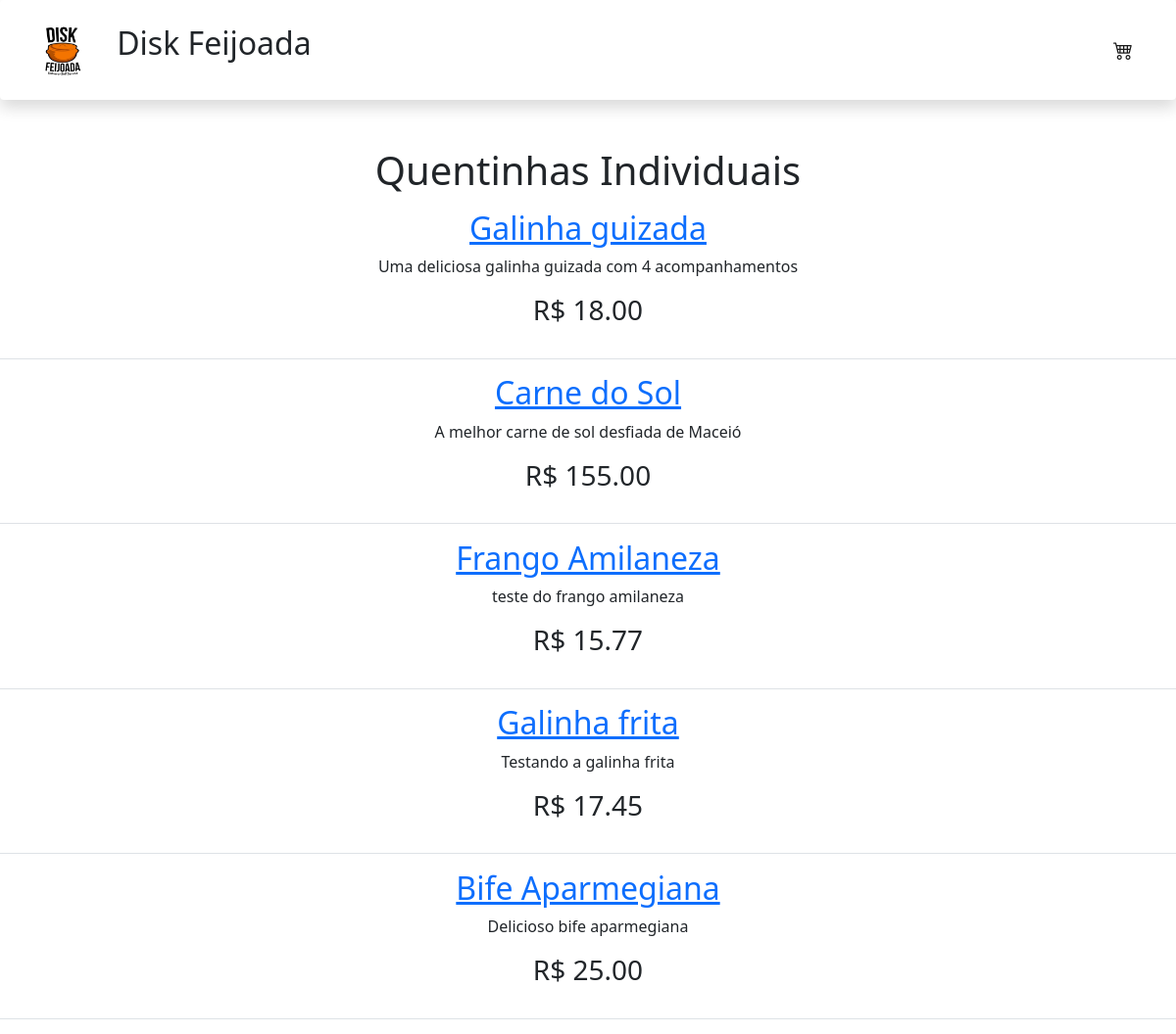
The page /quentinhas/ on the database as committed earlier.
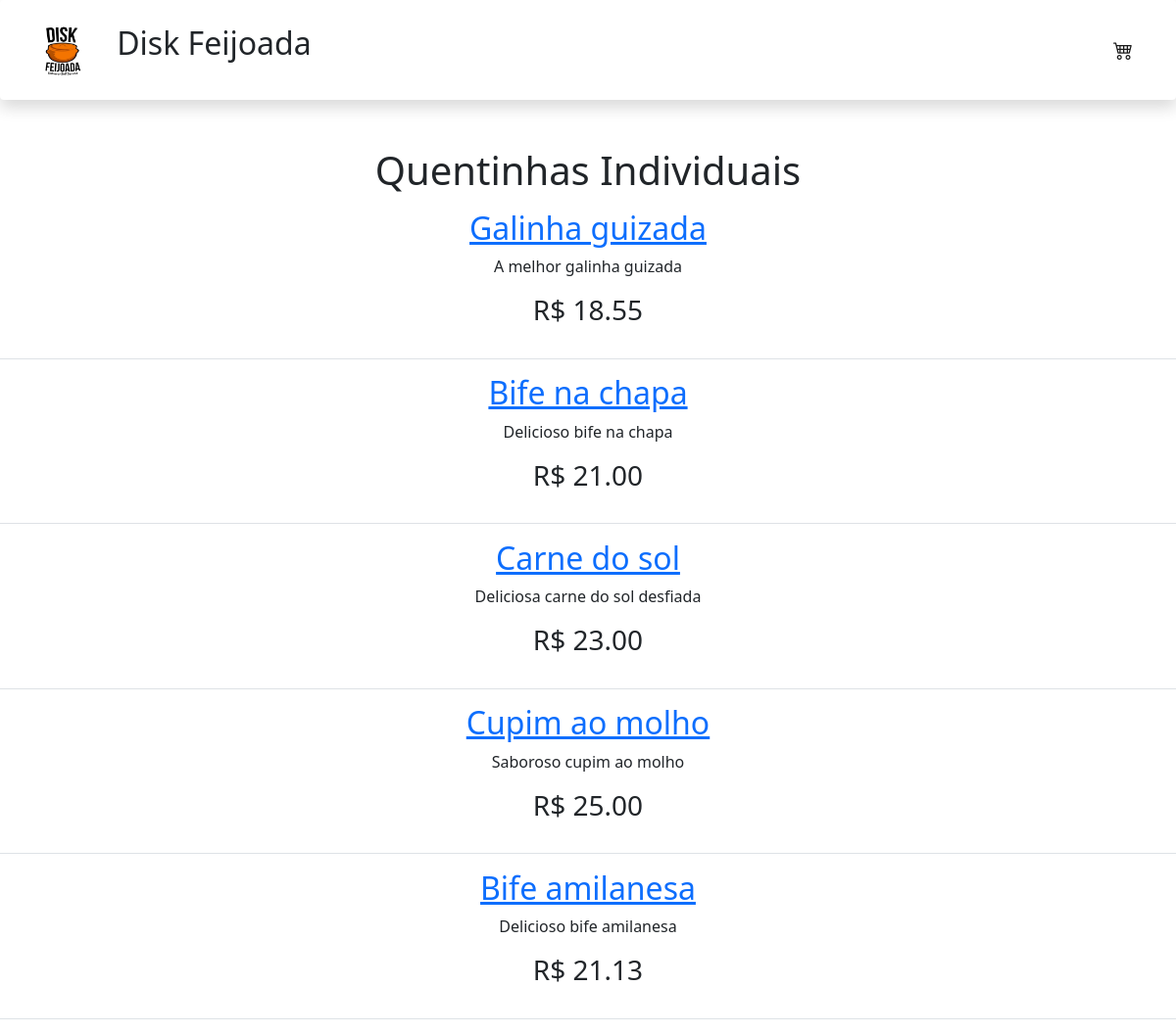
The same page on the database as committed later.
### products/models.py (models this page shows, shortened)
class Quentinha(models.Model):
    title = models.CharField(max_length=50)
    description = models.TextField(max_length=150)
    price = models.FloatField(null=True)
    acompanhamentos = models.ManyToManyField(Acompanhamentos)
    thumb = models.ImageField(blank=True)
    def get_absolute_url(self):
        return reverse("products:quentinha-detail", kwargs={"id": self.id})

### products/views.py (the view)
# urls.py: path('quentinhas/', QuentinhasListView.as_view(), name='quentinha-list'),
class QuentinhasListView(ListView):
    template_name = 'product_list.html'
    queryset = Quentinha.objects.all()

### products/templates/product_list.html (shortened to what this page needs)
{% extends 'home.html'%}
{% block content %}
<h1 style='text-align:center'>Quentinhas Individuais </h1>
{% for instance in object_list %}
<table class='table'>
<tbody>
<td>
    <tr>
        <a href="{{instance.get_absolute_url}}"> <h2 style='text-align:center'> {{instance.title}} </h2></a>
        <p style='text-align:center'> {{instance.description }} </p>
        <h3><p style='text-align:center' class='px-20'> R$ {{instance.price|floatformat:2}}</p></h3>
    </tr>
</td>
</tbody>
</table>
{% endfor %}
{% endblock %}

### templates/home.html (shortened to what this page needs)
<!doctype html>
<html>
    <head>
        {% block head%}
        {% include 'topbar.html'%}
        {% endblock head %}
    <link href="https://cdn.jsdelivr.net/npm/bootstrap@5.1.3/dist/css/bootstrap.min.css" rel="stylesheet">
    <link rel="stylesheet" href="https://cdn.jsdelivr.net/npm/bootstrap-icons@1.9.1/font/bootstrap-icons.css">
    <script src="https://cdn.tailwindcss.com"></script>
</head>
<body>
{%block content%}{% endblock content %}
</body>
</html>

### templates/topbar.html
{% load static %}
<nav class="navbar navbar-light shadow p-3 mb-5 bg-body rounded" style='background-color: #e3f2fd;'>
  <div class='container-fluid '>
    <div class='align-items: middle '>
    <a class="navbar-brand" href="/">
      <img src="{% static 'img/logo.jpeg' %}" width="70" height="70" class="d-inline-block align-text-middle" alt=""/>
    </a>
    <span class='d-inline-block'><h2>Disk Feijoada</h2></span>
    </div>
      <a class='navbar-brand' href='#'>
        <span class='justify-content: space-between'>
          <i class="bi bi-cart4"></i>
        </span>
      </a>
</div>
</nav>

Rows that differ between the two databases and show on the page:
removed Quentinha: title "Carne do Sol", description "A melhor carne de sol desfiada de Maceió", price "155.00"
removed Quentinha: title "Frango Amilaneza", description "teste do frango amilaneza", price "15.77"
removed Quentinha: title "Galinha frita", description "Testando a galinha frita", price "17.45"
removed Quentinha: title "Bife Aparmegiana", description "Delicioso bife aparmegiana", price "25.00"
changed Quentinha "Galinha guizada": description "Uma deliciosa galinha guizada com 4 acompanhamentos" → "A melhor galinha guizada"; price "18.00" → "18.55"
added Quentinha: title "Bife na chapa", description "Delicioso bife na chapa", price "21.00"
added Quentinha: title "Carne do sol", description "Deliciosa carne do sol desfiada", price "23.00"
added Quentinha: title "Cupim ao molho", description "Saboroso cupim ao molho", price "25.00"
added Quentinha: title "Bife amilanesa", description "Delicioso bife amilanesa", price "21.13"
